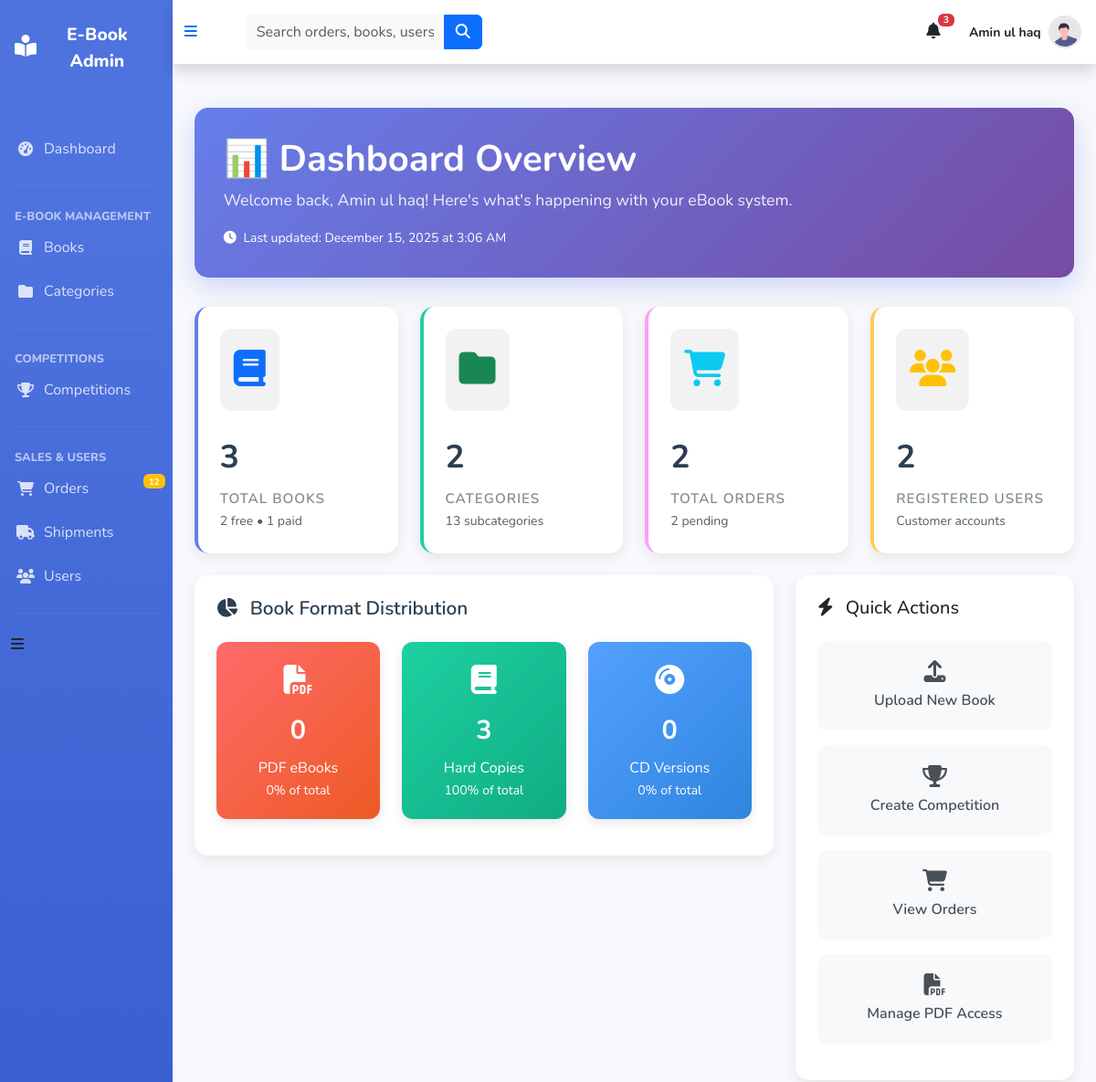
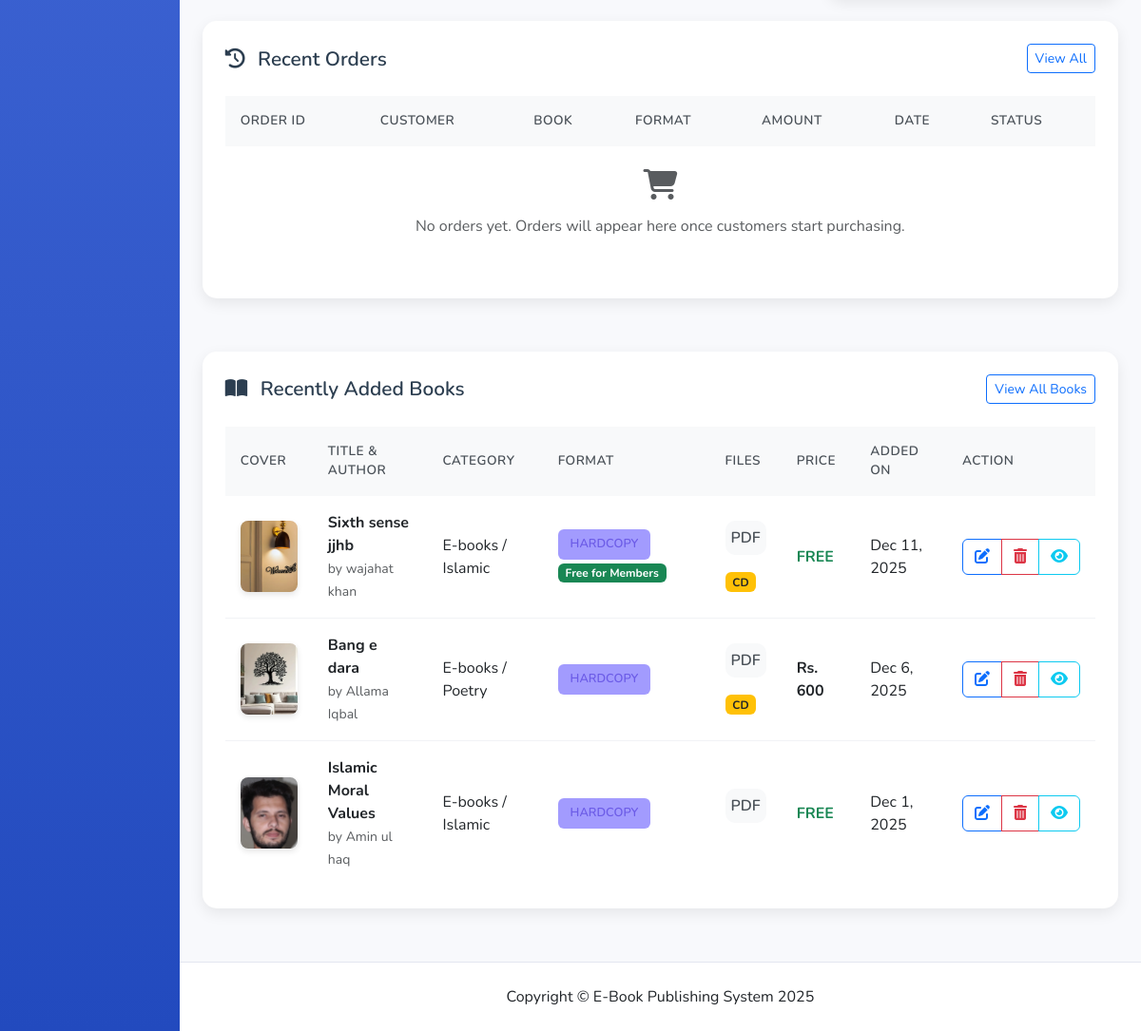
The page /admin_panel/index.php (signed in) on the database its author committed (2 pictures, top to bottom).
### tables this page shows
CREATE TABLE `books` (
  `book_id` int(11) NOT NULL,
  `title` varchar(255) NOT NULL,
  `author` varchar(255) NOT NULL,
  `category_id` int(11) NOT NULL,
  `subcategory_id` int(11) NOT NULL,
  `description` text DEFAULT NULL,
  `cover_image` varchar(255) DEFAULT NULL,
  `pdf_file` varchar(255) DEFAULT NULL,
  `soft_copy_file` varchar(255) DEFAULT NULL,
  `cd_available` enum('Yes','No') DEFAULT 'No',
  `price` int(11) DEFAULT 0,
  `created_at` timestamp NOT NULL DEFAULT current_timestamp(),
  `format_type` enum('PDF','HARDCOPY','CD') DEFAULT 'HARDCOPY',
  `subscription_duration` int(11) DEFAULT 0,
  `cd_price` decimal(10,2) DEFAULT 0.00,
  `weight` decimal(5,2) DEFAULT 0.00,
  `delivery_charges` decimal(10,2) DEFAULT 0.00,
  `is_free_for_members` tinyint(1) DEFAULT 0,
  `is_competition_winner` tinyint(1) DEFAULT 0
);

CREATE TABLE `categories` (
  `id` int(11) NOT NULL,
  `category_name` varchar(120) NOT NULL
);

CREATE TABLE `subcategories` (
  `id` int(11) NOT NULL,
  `category_id` int(11) NOT NULL,
  `subcategory_name` varchar(100) NOT NULL
);

### admin_panel/index.php (the view, shortened to what the rows shown need)
<?php
include('includes/nav.php');
$latest_books = mysqli_query($con, "
SELECT books.*,
       categories.category_name,
       subcategories.subcategory_name
FROM books
JOIN categories ON books.category_id = categories.id
JOIN subcategories ON books.subcategory_id = subcategories.id
ORDER BY book_id DESC
LIMIT 5
");
?>
<div class="container-fluid py-4 px-3 px-md-4">
    <div class="dashboard-header">
        <h1 class="dashboard-title">📊 Dashboard Overview</h1>
    </div>
    <div class="row g-4 mb-4">
        <div class="col-lg-12">
            <div class="table-card">
                <div class="table-responsive">
                    <table class="custom-table">
                        <thead>
                            <tr>
                                <th>Order ID</th>
                                <th>Customer</th>
                                <th>Book</th>
                                <th>Format</th>
                                <th>Amount</th>
                                <th>Date</th>
                                <th>Status</th>
                            </tr>
                        </thead>
                    </table>
                </div>
            </div>
        </div>
    </div>
    <div class="row g-4">
        <div class="col-lg-12">
            <div class="table-card">
                <div class="table-responsive">
                    <table class="custom-table">
                        <thead>
                            <tr>
                                <th>Cover</th>
                                <th>Title & Author</th>
                                <th>Category</th>
                                <th>Format</th>
                                <th>Files</th>
                                <th>Price</th>
                                <th>Added On</th>
                                <th>Action</th>
                            </tr>
                        </thead>
                        <tbody>
                            <?php if(mysqli_num_rows($latest_books) > 0): ?>
                            <?php while($book = mysqli_fetch_assoc($latest_books)): ?>
                            <tr>
                                <td>
                                    <img src="../admin_panel/uploads/<?= $book['cover_image'] ?? 'default-book.jpg' ?>"
                                        class="book-thumb" alt="Book Cover">
                                </td>
                                <td>
                                    <div class="fw-bold">
                                        <?= htmlspecialchars(substr($book['title'], 0, 35)) ?><?= strlen($book['title']) > 35 ? '...' : '' ?>
                                    </div>
                                    <small class="text-muted">by <?= htmlspecialchars($book['author']) ?></small>
                                </td>
                                <td><?= $book['category_name'] ?> / <?= $book['subcategory_name']; ?></td>
                                <td>
                                    <span
                                        class="format-badge badge-<?= strtolower($book['format_type'] ?? 'hardcopy') ?>">
                                        <?= $book['format_type'] ?? 'HARDCOPY' ?>
                                    </span>
                                    <?php if($book['is_free_for_members']): ?>
                                    <span class="badge bg-success mt-1">Free for Members</span>
                                    <?php endif; ?>
                                </td>
                                <td>
                                    <?php if(!empty($book['pdf_file'])) { ?>
                                    <a href="uploads/<?php echo $book['pdf_file']; ?>" target="_blank"
                                        class="btn btn-primary p-1 action-btn">PDF</a>
                                    <?php } ?>
                                    <?php if($book['cd_available']=='Yes') { ?>
                                    <span class="badge bg-warning text-dark">CD</span>
                                    <?php } ?>
                                </td>
                                <td class="fw-bold"> <?php
                                if($book['price'] == 0)
                                   echo "<span class='text-success'>FREE</span>";
                                  else
                                  echo "Rs. " . $book['price'];
                                 ?></td>
                                <td><?= date('M j, Y', strtotime($book['created_at'])) ?></td>
                                <td>
                                    <div class="btn-group" role="group">
                                        <a href="edit_book.php?id=<?= $book['book_id'] ?>"
                                            class="btn btn-md btn-outline-primary" title="Edit Book">
                                            <i class="fas fa-edit"></i>
                                        </a>
                                        <a href="delete_book.php?id=<?= $book['book_id']?>"
                                            class="btn btn-md btn-outline-danger" title="Delete Book"
                                            onclick="return confirm('Delete this book?');">
                                            <i class="fas fa-trash-alt"></i>
                                        </a>
                                        <a href="book_preview.php?id=<?= $book['book_id'] ?>"
                                            class="btn btn-md btn-outline-info" title="Quick Preview" target="_blank">
                                            <i class="fas fa-eye"></i>
                                        </a>
                                    </div>
                                </td>
                            </tr>
                            <?php endwhile; ?>
                            <?php endif; ?>
                        </tbody>
                    </table>
                </div>
            </div>
        </div>
    </div>
</div>
<?php
include('includes/footer.php');
?>

### rows shown on the page
books: cover_image (picture), title "Sixth sense jjhb", author "wajahat khan", category.category_name "E-books", subcategory.subcategory_name "Islamic", format_type "HARDCOPY", is_free_for_members "Free for Members", cd_available "CD", price "FREE", created_at "Dec 11, 2025"
books: cover_image (picture), title "Bang e dara", author "Allama Iqbal", category.category_name "E-books", subcategory.subcategory_name "Poetry", format_type "HARDCOPY", cd_available "CD", price "600", created_at "Dec 6, 2025"
books: cover_image (picture), title "Islamic Moral Values", author "Amin ul haq", category.category_name "E-books", subcategory.subcategory_name "Islamic", format_type "HARDCOPY", price "FREE", created_at "Dec 1, 2025"

### other values the page prints
$admin_name "Amin ul haq"
$_SESSION['admin_name'] "Amin ul haq"
$total_books "3"
$free_books "2"
$paid_books "1"
$total_categories "2"
$total_subcategories "13"
$total_orders "2"
$pending_orders "2"
$total_users "2"
$pdf_books "0"
$hardcopy_books "3"
$cd_books "0"
